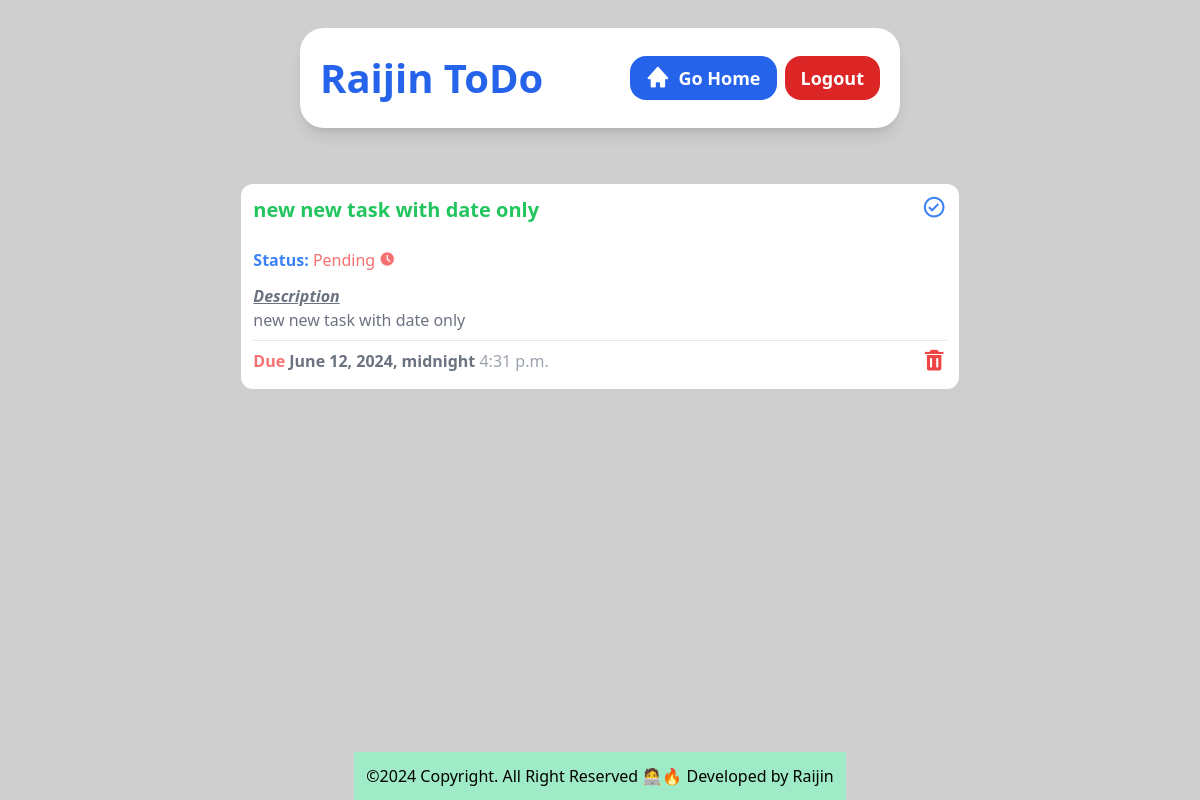
The page /todo/detail/9 on the database its author committed.
### tasksTodo/models.py (models this page shows, shortened)
class Task(models.Model):
    title= models.CharField(max_length=200)
    description= models.TextField(null=True, blank=True)
    due_date= models.DateField()
    due_time= models.TimeField()
    is_completed= models.BooleanField(default=False)

### tasksTodo/views.py (the view)
# urls.py: path('detail/<str:task_id>', views.task_detail, name='task_detail'),
def task_detail(request, task_id):
    task= Task.objects.get(id=task_id) # Get only one task from the database
    return render(request, 'task_detail.html',{
        'task': task # Pass the task to the template
    })

### tasksTodo/templates/task_detail.html
{% include 'top_header.html'%}
  <body
    class="bg-[#cfcfcf] flex flex-col items-center justify-center gap-4 h-screen"
  >
  {% include 'go_back_header.html'%}
    <section
      class="flex flex-1 flex-wrap justify-center gap-3 bg-[#fff0] w-10/12 md:w-11/12 h-full mb-3 rounded-2xl p-3 overflow-y-auto scrollbar-hide"
    >
      <div class="w-full md:w-4/6 flex flex-col bg-white h-fit rounded-xl p-3">
        <div class="flex flex-row justify-between">
          <div>
            <h1 class="text-green-500 font-semibold text-xl">
              {{task.title}}
            </h1>
            <br />
            <h2 class="text-blue-500 font-bold">
              Status:
              {% if task.is_completed %}
              <span class="font-medium text-green-400"
                >Completed <i class="bx bxs-badge-check"></i
              ></span>
              {% else %}
              <span class="font-medium text-red-400"
                >Pending <i class="bx bxs-time-five"></i>
              </span>
              {% endif %}
            </h2>
            <h2 class="text-gray-500 font-bold italic underline mt-3">
              Description
            </h2>
            <p class="text-gray-500 text-md">
              {{task.description}}
            </p>
          </div>
          <a href="{% url 'toggle_complete'  task.id %}">
            <i class="bx bx-check-circle bx-sm text-blue-500"></i>
          </a>
        </div>
        <hr class="border-t border-gray-200 my-2" />
        <div class="flex flex-row justify-between">
          <h2 class="text-gray-500 font-bold">
            <span class="font-bold text-red-400">Due</span> {{task.due_date}} <span class="font-medium text-gray-400">{{task.due_time}}</span>
          </h2>
          <a href="{% url 'delete_task'  task.id%}">
            <i class="bx bxs-trash bx-sm text-red-500"></i>
          </a>
        </div>
      </div>
    </section>
    {% include 'footer.html'%}

### tasksTodo/static/style.css (style rules this page uses)
html { line-height: 1.5; -webkit-text-size-adjust: 100%; -moz-tab-size: 4; -o-tab-size: 4; tab-size: 4; font-family: ui-sans-serif, system-ui, -apple-system, BlinkMacSystemFont, "Segoe UI", Roboto, "Helvetica Neue", Arial, "Noto Sans", sans-serif, "Apple Color Emoji", "Segoe UI Emoji", "Segoe UI Symbol", "Noto Color Emoji"; font-feature-settings: normal; font-variation-settings: normal; }
body { margin: 0; line-height: inherit; }
hr { height: 0; color: inherit; border-top-width: 1px; }
h1, h2, h3, h4, h5, h6 { font-size: inherit; font-weight: inherit; }
a { color: inherit; text-decoration: inherit; }
blockquote, dl, dd, h1, h2, h3, h4, h5, h6, hr, figure, p, pre { margin: 0; }
.my-2 { margin-top: 0.5rem; margin-bottom: 0.5rem; }
.mb-3 { margin-bottom: 0.75rem; }
.mt-3 { margin-top: 0.75rem; }
.flex { display: flex; }
.h-fit { height: -moz-fit-content; height: fit-content; }
.h-full { height: 100%; }
.h-screen { height: 100vh; }
.w-10\/12 { width: 83.333333%; }
.w-full { width: 100%; }
.flex-1 { flex: 1 1 0%; }
.flex-row { flex-direction: row; }
.flex-col { flex-direction: column; }
.flex-wrap { flex-wrap: wrap; }
.items-center { align-items: center; }
.justify-center { justify-content: center; }
.justify-between { justify-content: space-between; }
.gap-3 { gap: 0.75rem; }
.gap-4 { gap: 1rem; }
.overflow-y-auto { overflow-y: auto; }
.rounded-2xl { border-radius: 1rem; }
.rounded-xl { border-radius: 0.75rem; }
.border-t { border-top-width: 1px; }
.border-gray-200 { --tw-border-opacity: 1; border-color: rgb(229 231 235 / var(--tw-border-opacity)); }
.bg-\[\#cfcfcf\] { --tw-bg-opacity: 1; background-color: rgb(207 207 207 / var(--tw-bg-opacity)); }
.bg-\[\#fff0\] { background-color: #fff0; }
.bg-white { --tw-bg-opacity: 1; background-color: rgb(255 255 255 / var(--tw-bg-opacity)); }
.p-3 { padding: 0.75rem; }
.text-xl { font-size: 1.25rem; line-height: 1.75rem; }
.font-bold { font-weight: 700; }
.font-medium { font-weight: 500; }
.font-semibold { font-weight: 600; }
.italic { font-style: italic; }
.text-blue-500 { --tw-text-opacity: 1; color: rgb(59 130 246 / var(--tw-text-opacity)); }
.text-gray-400 { --tw-text-opacity: 1; color: rgb(156 163 175 / var(--tw-text-opacity)); }
.text-gray-500 { --tw-text-opacity: 1; color: rgb(107 114 128 / var(--tw-text-opacity)); }
.text-green-500 { --tw-text-opacity: 1; color: rgb(34 197 94 / var(--tw-text-opacity)); }
.text-red-400 { --tw-text-opacity: 1; color: rgb(248 113 113 / var(--tw-text-opacity)); }
.text-red-500 { --tw-text-opacity: 1; color: rgb(239 68 68 / var(--tw-text-opacity)); }
.underline { text-decoration-line: underline; }
@media (min-width: 768px) { .md\:w-11\/12 { width: 91.666667%; } }
@media (min-width: 768px) { .md\:w-4\/6 { width: 66.666667%; } }

### rows shown on the page
Task: title "new new task with date only", description "new new task with date only", due_date "June 12, 2024, midnight", due_time "4:31 p.m."
